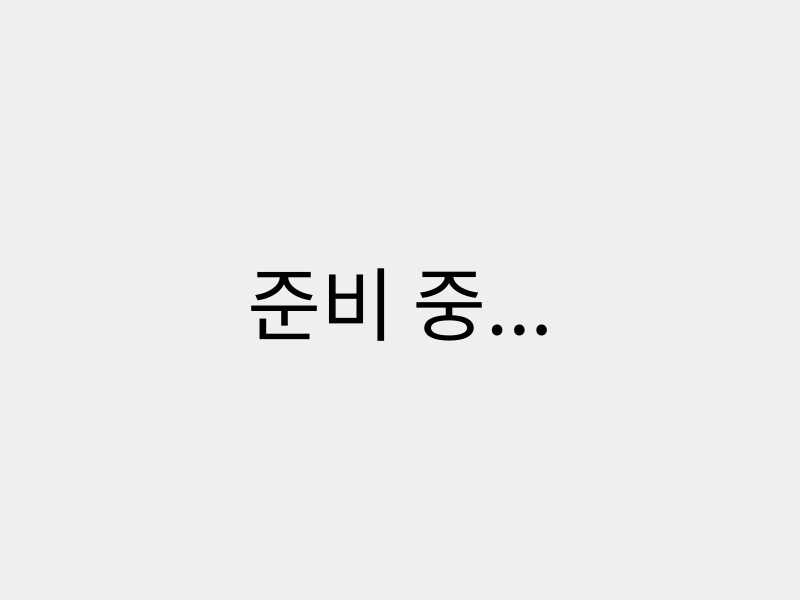
<?xml version="1.0" encoding="UTF-8"?>
<ui version="4.0">
 <class>page_home</class>
 <widget class="QWidget" name="page_home">
  <property name="geometry">
   <rect>
    <x>0</x>
    <y>0</y>
    <width>800</width>
    <height>600</height>
   </rect>
  </property>
  <property name="windowTitle">
   <string>Form</string>
  </property>
  <layout class="QGridLayout" name="gridLayout">
   <item row="0" column="0">
    <widget class="QLabel" name="label">
     <property name="font">
      <font>
       <family>ONE 모바일POP</family>
       <pointsize>60</pointsize>
      </font>
     </property>
     <property name="text">
      <string>준비 중...</string>
     </property>
     <property name="alignment">
      <set>Qt::AlignCenter</set>
     </property>
    </widget>
   </item>
  </layout>
 </widget>
 <resources/>
 <connections/>
</ui>
